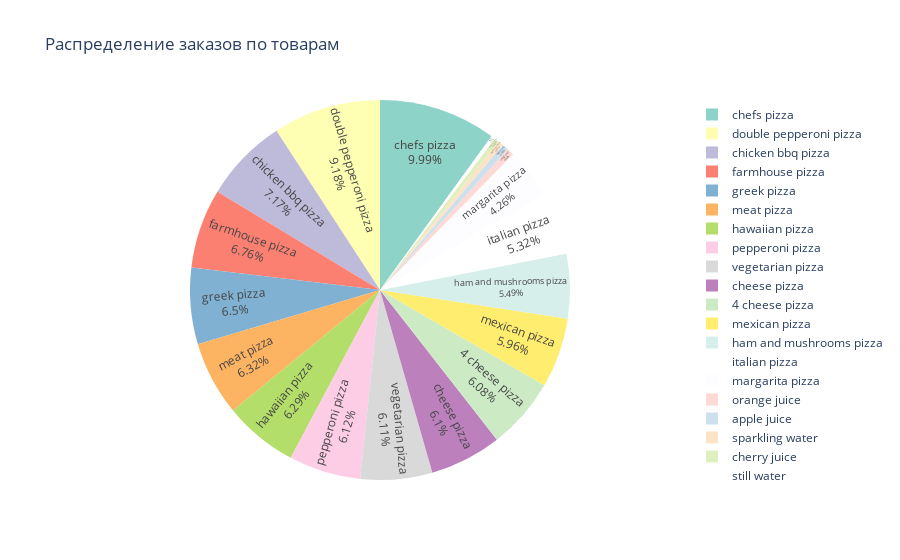

The cell this chart's notebook holds for it:
### Markdown cell above
### plotly.express

### Code cell
# Построение круговой диаграммы
fig = px.pie(
    df_sales_cyrcle,
    values='count',
    names='good',
    title='Распределение заказов по товарам',
    color_discrete_sequence=px.colors.qualitative.Set3  # Цветовая палитра
)

fig.update_traces(
    textposition='inside',  # Подписи внутри секций
    textinfo='percent+label'  # Отображение процентов и категорий
)

fig.show()

### Figure 1 — Plotly figure (JSON) as saved in the notebook; plotly's stock layout.template omitted (floating-point values rounded to 4 significant figures)
{"data": [{"domain": {"x": [0, 1], "y": [0, 1]}, "hovertemplate": "good=%{label}<br>count=%{value}<extra></extra>", "labels": ["4 cheese pizza", "apple juice", "cheese pizza", "chefs pizza", "cherry juice", "chicken bbq pizza", "double pepperoni pizza", "farmhouse pizza", "greek pizza", "ham and mushrooms pizza", "hawaiian pizza", "italian pizza", "margarita pizza", "meat pizza", "mexican pizza", "orange juice", "pepperoni pizza", "sparkling water", "still water", "vegetarian pizza"], "legendgroup": "", "name": "", "showlegend": true, "textinfo": "percent+label", "textposition": "inside", "type": "pie", "values": [14957280, 1379700, 15004200, 24558240, 957510, 17622540, 22558380, 16612440, 15976080, 13502280, 15471060, 13088160, 10465200, 15540000, 14641920, 1492920, 15050400, 1114980, 823080, 15026040]}], "layout": {"legend": {"tracegroupgap": 0}, "piecolorway": ["rgb(141,211,199)", "rgb(255,255,179)", "rgb(190,186,218)", "rgb(251,128,114)", "rgb(128,177,211)", "rgb(253,180,98)", "rgb(179,222,105)", "rgb(252,205,229)", "rgb(217,217,217)", "rgb(188,128,189)", "rgb(204,235,197)", "rgb(255,237,111)"], "title": {"text": "Распределение заказов по товарам"}}}
